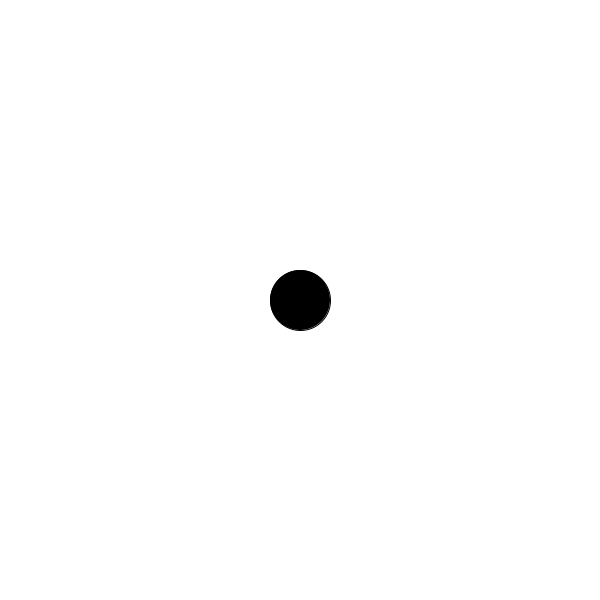
Frame 1 (no input)
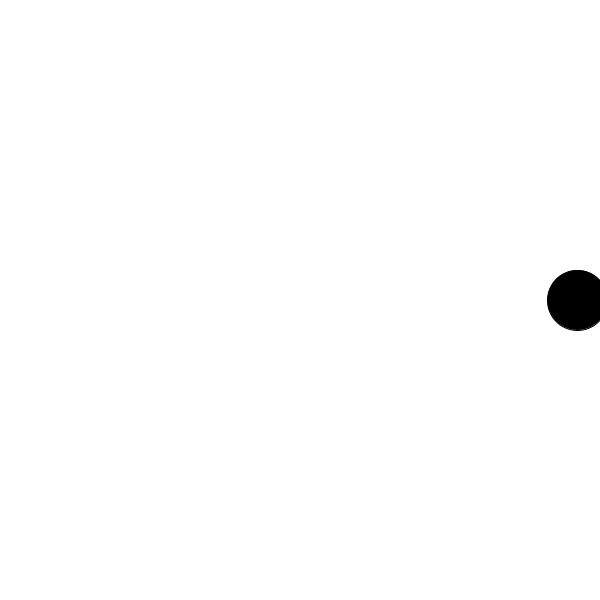
Frame 60 (the mouse pressed at the canvas centre just before this capture)
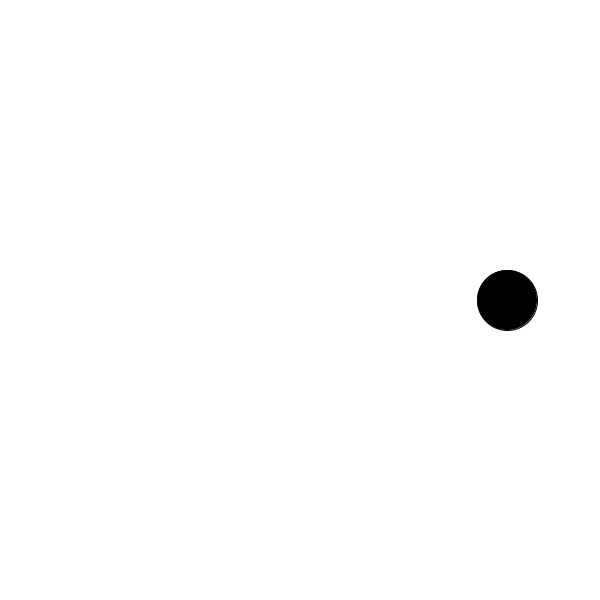
Frame 120 (the mouse held since frame 60 and released just before this capture)

The Processing sketch that drew these frames (run headless with seeded random() and noise(); from frame 60 on, the mouse is pressed at the canvas centre):

// Processing sketch: sketch_3oscillation
// ── sketch_3oscillation.pde
float theta = 0.0;
boolean up = false;
float lastX;

void setup() {
  size(600, 600);
}

void draw() {
  background(255);

  if (up) {
    fill(0);
    stroke(0);
    theta += 0.02;
    fill(0);
    stroke(0);
    ellipse(width/2, lastX, 60, 60);
    if (mouseX > width/2-60 && mouseX < width/2 +60 && mouseY > lastX-60 && mouseY < lastX+60 && mousePressed) {
       up = false;
    }  
    lastX = (sin(theta) + 1) * width/2;
  } else {
    fill(0);
    stroke(0);
    float x = (sin(theta) + 1) * width/2;
    theta += 0.02;
    fill(0);
    stroke(0);
    ellipse(x, height/2, 60, 60);
    if (mouseX > x-60 && mouseX < x +60 && mouseY > height/2-60 && mouseY < height/2+60 && mousePressed) {
      lastX = x; 
      up = true;
    }
  }
}
